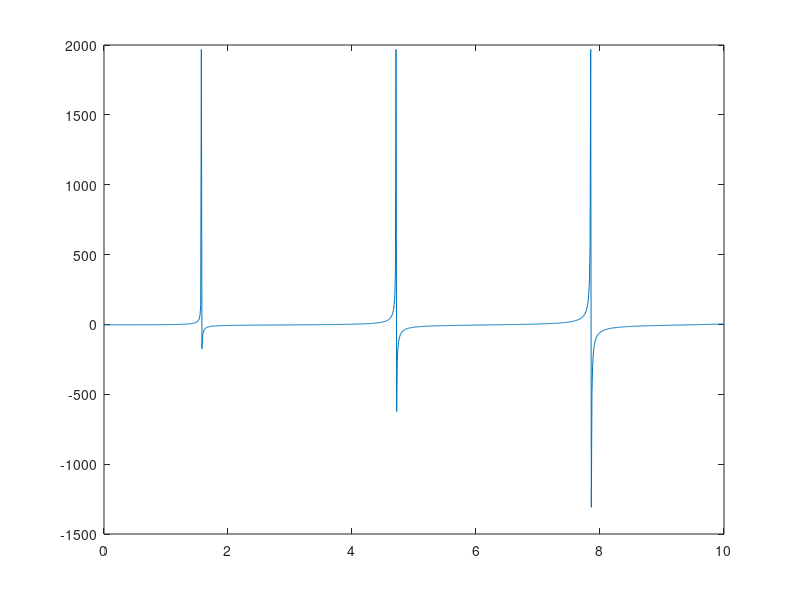

MATLAB code for this plot: (Note: this script raises an error after producing the figure.)
f = @(x) (x.* tan(x)) - 3
x=0:0.01:10;
plot(x,f(x))
hold on

p0 = 5;
p1 = 8;
q0 = f(p0);
q1 = f(p1);

epsilon = 10^-6;
[p,iter] = func_falsi(p0,p1,q0,q1,epsilon);
fprintf("c=%d, f(c)=%d, iteration =%d \n",p,f(p),iter); 
plot(p,f(p),'y+')